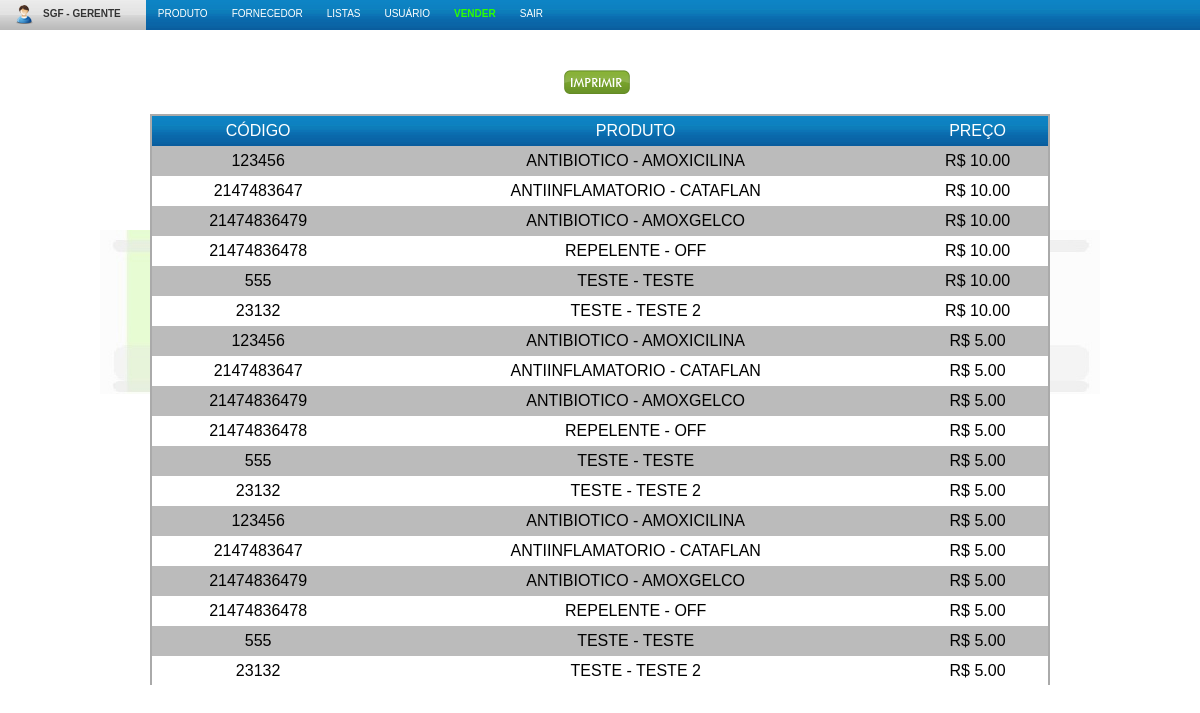
Page /main/listarProdutos.php (signed in) on the committed database.
### tables this page shows
CREATE TABLE IF NOT EXISTS `entrada_produto` (
  `idEntrada` int(11) NOT NULL AUTO_INCREMENT,
  `idProduto` int(11) NOT NULL,
  `idFornecedor` int(11) DEFAULT NULL,
  `nf` varchar(100) NOT NULL,
  `dataNf` date NOT NULL,
  `quantidade` int(11) NOT NULL,
  `precoUnidade` decimal(8,2) NOT NULL,
  PRIMARY KEY (`idEntrada`)
);

CREATE TABLE IF NOT EXISTS `produto` (
  `idProduto` int(11) NOT NULL AUTO_INCREMENT,
  `tipo` varchar(100) NOT NULL,
  `marca` varchar(100) NOT NULL,
  `descricao` varchar(255) DEFAULT NULL,
  `codBarra` bigint(20) NOT NULL,
  `dataFab` date NOT NULL,
  `lote` varchar(100) NOT NULL,
  `dataVal` date NOT NULL,
  `dataCadastro` timestamp NOT NULL DEFAULT CURRENT_TIMESTAMP,
  PRIMARY KEY (`idProduto`)
);

### class/Produto.class.php (called while the page is built, shortened)
<?php
class Produto {
	public static function listarProdutos() {
		$query = "SELECT p.*, e.* FROM produto p
                    inner join entrada_produto e";
		$res = mysql_query($query);
		return $res;
	}
}
?>

### function/Uppercase.func.php (called while the page is built)
<?php
function converteM($term, $tp) {
    if ($tp == 1) $palavra = strtr(strtoupper($term),"àáâãäåæçèéêëìíîïðñòóôõö÷øùüúþÿ","ÀÁÂÃÄÅÆÇÈÉÊËÌÍÎÏÐÑÒÓÔÕÖ×ØÙÜÚÞß");
    elseif ($tp == 0) $palavra = strtr(strtolower($term),"ÀÁÂÃÄÅÆÇÈÉÊËÌÍÎÏÐÑÒÓÔÕÖ×ØÙÜÚÞß","àáâãäåæçèéêëìíîïðñòóôõö÷øùüúþÿ");
    return $palavra;
}
?>

### main/listarProdutos.php (the view, shortened to what this page needs)
<?php
include '../function/Uppercase.func.php';
include 'topo.php';
$produtos = Produto::listarProdutos();
?>
<input type="button" class="bt_imprimir" id="bt_imprimir" value="Imprimir Lista" />
<table cellpadding=0 cellspacing=0 class="tbl_listaProd">
	<thead>
		<tr>
			<td>C&oacute;digo</td>
			<td>Produto</td>
            <td>Pre&ccedil;o</td>
		</tr>
	</thead>
	<tbody>
<?php
while($row = mysql_fetch_array($produtos)) {
	$table .= "<tr>";
	$table .= " <td>".$row['codBarra']."</td>";
	$table .= " <td>".converteM($row['tipo'],1)." - ".converteM($row['marca'],1)."</td>";
	$table .= " <td>R$ ".$row['precoUnidade']."</td>";
	$table .= "</tr>";
}
print $table;
?>
	</tbody>
</table>
<?php include 'rodape.php'; ?>

### css/estilo.css (style rules this page uses)
body { text-align:center; margin:0; font: normal 16px tahoma, Arial, Helvetica, sans-serif; text-transform: uppercase; }
table { margin: 0 auto; }
.tbl_cadProduto ,.tbl_altProduto, .tbl_entradaProd, .tbl_venda, .tbl_listaProd, .tbl_estoque { margin-top: 50px; }
.tbl_listaProd, .tbl_estoque, .tbl_vendaD { border:2px solid #aaa; }
input { height: 25px; }
input, textarea, select { text-transform: uppercase; width:200px; }
.bt_imprimir { background: url('../imagens/layout/bt_imprimir.png') no-repeat; width: 66px; }
.bt_buscar, .bt_entrar, .bt_enviar, .bt_fechar, .bt_gerar, .bt_entrar, .bt_gravar, .bt_imprimir, .bt_iniciar, .bt_limpar, .bt_salvar, .bt_voltar, .bt_zerar { background-position:0px -24px; height: 24px; padding: 0; margin: 10px 6px 0 0; text-indent: -9999px; border: 0; cursor: pointer; }

### css/menu.css (style rules this page uses)
* { margin: 0; padding: 0; font-size: 100%; }

### main/listarProdutos.php (style rules this page uses)
.tbl_listaProd { display:block; }
.tbl_listaProd tr td { border: 1px solid #000; }
.tbl_listaProd thead { color: #000 !important; font-weight: bold !important; }
table { border: 0; width: 900px; }
table tr td { height: 30px; }
#bt_imprimir { margin-top: 40px !important; }
.tbl_listaProd { margin-top: 20px !important; }

### rows in the picture
entrada_produto: idProduto.codBarra "123456", idProduto.tipo "ANTIBIOTICO", idProduto.marca "AMOXICILINA", precoUnidade "10.00", produto.codBarra "2147483647", produto.tipo "ANTIINFLAMATORIO", produto.marca "CATAFLAN", produto.codBarra "21474836479", produto.tipo "ANTIBIOTICO", produto.marca "AMOXGELCO", produto.codBarra "21474836478", produto.tipo "REPELENTE", produto.marca "OFF", produto.codBarra "555", produto.tipo "TESTE", produto.marca "TESTE", produto.codBarra "23132", produto.marca "TESTE 2"
entrada_produto: produto.codBarra "123456", produto.tipo "ANTIBIOTICO", produto.marca "AMOXICILINA", precoUnidade "5.00", produto.codBarra "2147483647", produto.tipo "ANTIINFLAMATORIO", produto.marca "CATAFLAN", produto.codBarra "21474836479", produto.marca "AMOXGELCO", produto.codBarra "21474836478", produto.tipo "REPELENTE", produto.marca "OFF", idProduto.codBarra "555", idProduto.tipo "TESTE", idProduto.marca "TESTE", produto.codBarra "23132", produto.tipo "TESTE", produto.marca "TESTE 2"
entrada_produto: idProduto.codBarra "123456", idProduto.tipo "ANTIBIOTICO", idProduto.marca "AMOXICILINA", precoUnidade "5.00", produto.codBarra "2147483647", produto.tipo "ANTIINFLAMATORIO", produto.marca "CATAFLAN", produto.codBarra "21474836479", produto.tipo "ANTIBIOTICO", produto.marca "AMOXGELCO", produto.codBarra "21474836478", produto.tipo "REPELENTE", produto.marca "OFF", produto.codBarra "555", produto.tipo "TESTE", produto.marca "TESTE", produto.codBarra "23132", produto.marca "TESTE 2"

### other values in the picture
$_SESSION['usuario']['nome'] "GERENTE"
